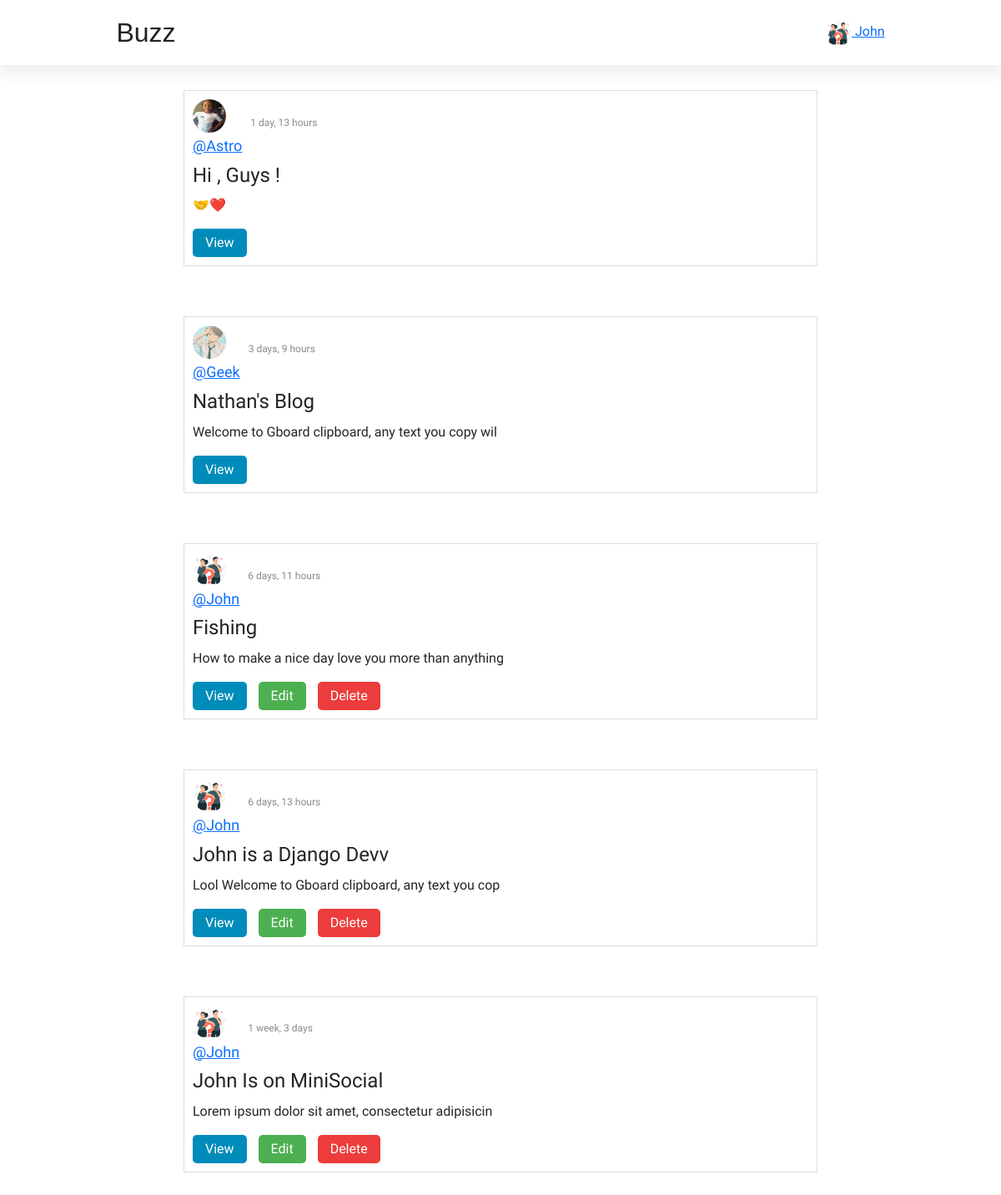
Screenshot of / (signed in) with the database file from the repository.
### base/models.py (models this page shows, shortened)
class Profile(models.Model):
  bio = models.CharField(max_length=40)
  owner = models.OneToOneField(User,on_delete= models.CASCADE)
  image = models.ImageField(default='default.jpg', upload_to='profile_pics')

class Post(models.Model):
  author = models.ForeignKey(User , on_delete=models.CASCADE)
  title = models.CharField(max_length=50)
  body = models.TextField()
  updated = models.DateTimeField(auto_now=True)
  created = models.DateTimeField(auto_now_add=True)
  class Meta:
    ordering = ['-created','-updated']
  def __str__(self):
    return self.body [:50]

### base/views.py (the view)
# urls.py: path("" , views.Home , name = "home"),
@login_required(login_url="login")
def Home(request):
  posts = Post.objects.all()
  title = "Home"
  return render (request, 'base/home.html',{'posts':posts ,'title':title})

### base/templates/base/home.html
{% extends 'main.html'%}
{% block content%}
 {% for post in posts %}
    <div class="posts-feed">
        <div class="post">
          <div class="post-header">
                <div class="author-info">
                    <img src="{{ post.author.profile.image.url }}" alt="Author Avatar" class="author-avatar">
                    <h2 class="author-name">
             <a href="{% url 'profile' post.author.username %}">@{{ post.author.username }}</a></h2>
                </div>
                <p class="post-time">{{post.created|timesince}}</p>
            </div>
            <h2 class="post-title"> {{ post.title }}</h2>
            <p class="post-body">{{ post }}</p>
            <div class="post-actions">
               <a href="{% url 'post' post.id %}"><button class="view-button">View</button></a>
             {% if request.user == post.author%}
             <a href="{% url 'update-post' post.id %}" ><button class="edit-button">Edit</button></a>
              <a  href ="{% url 'delete-post' post.id%}"><button class="delete-button">Delete</button></a>
              {% endif %}
            </div>
        </div>
    </div>
  {% endfor %}
{% endblock content %}

### templates/nav.html (shortened to what this page needs)
<header class="header">
        <div class="logo">Buzz</div>
        <nav class="desk-top-nav">
            <ul>
                <li><a href="{% url 'home' %}">Home</a></li>
                {% if request.user.is_authenticated %}
                <li><a href="{% url 'create-post'%}">Create</a></li>
                <li><a href="{% url 'profile' request.user.username %}">Profile</a></li>
                <li><a href="{% url 'logout'%}">Logout</a></li>
                {% else %}
                <li><a href="{% url 'login'%}">Login</a></li>
                {% endif %}
            </ul>
        </nav>
     {% if user.is_authenticated%}
        <div class="user-avatar" id="usr-image">
           <a href="{% url 'profile' request.user.id %}">
        <img src="{{ request.user.profile.image.url }}" alt="User Avatar"/>
        <span>{{ request.user.username }}</span></a>
        </div>
        {% endif %}
    </header>

### base/static/base/css/main.css (style rules this page uses)
* { margin: 0; padding: 0; box-sizing: border-box; font-family: "Proza Libre", sans-serif; }
body { position: relative; }
.header { background-color: #fff; display: flex; justify-content: space-around; align-items: center; padding: 15px 20px; width: 100%; z-index: 999; box-shadow: 0 5px 20px 4px rgba(0, 0, 0, 0.08); }
.logo { font-size: 2rem; color: #222; font-family: "TypoSlabserif-Light", sans-serif; }
.desk-top-nav ul { list-style: none; display: flex; gap: 20px; }
.desk-top-nav { margin: 0; display: block; }
.desk-top-nav a { text-decoration: none; color: #fff; font-size: 18px; }
.user-avatar img { width: 32px; height: 32px; border-radius: 50%; }
.posts-feed { max-width: 800px; margin: 0 auto; padding: 20px; }
.post { border: 1px solid #ddd; padding: 10px; margin: 10px 0; }
.post-header { display: flex; align-items: center; margin-bottom: 10px; }
.author-avatar { width: 40px; height: 40px; border-radius: 50%; object-fit: fill; margin-right: 10px; margin-bottom: 5px; }
.author-name { font-size: 18px; margin: 0; }
.post-title { font-size: 24px; margin: 0; }
.post-body { margin-top: 10px; }
.post-actions { margin-top: 10px; }
.view-button, .edit-button, .delete-button { padding: 5px 15px; margin-right: 10px; cursor: pointer; background-color: transparent; color: #333; border: none; transition: background-color 0.3s ease, color 0.3s ease; border-radius: 5px; }
.view-button { background-color: #008cba; color: #fff; }
.edit-button { background-color: #4caf50; color: #fff; }
.delete-button { background-color: #ed3c3c; color: #fff; }
.post-time { font-size: 12px; color: #888; margin-top: 5px; }
@media screen and (min-width: 769px) { .post-header { flex-direction: row; align-items: center; } }
@media screen and (min-width: 769px) { .author-info { margin-bottom: 0; } }
@media screen and (min-width: 769px) { .post-time { margin-left: 10px; } }

### rows the page displays
Post: author.profile.image (picture), author.username "Astro", created "1 day, 13 hours", title "Hi , Guys !", body "🤝❤️"
Post: author.profile.image (picture), author.username "Geek", created "3 days, 9 hours", title "Nathan's Blog", body "Welcome to Gboard clipboard, any text you copy wil"
Post: author.profile.image (picture), author.username "John", created "6 days, 11 hours", title "Fishing", body "How to make a nice day love you more than anything", shows "Edit"
Post: author.profile.image (picture), author.username "John", created "6 days, 13 hours", title "John is a Django Devv", body "Lool Welcome to Gboard clipboard, any text you cop", shows "Edit"
Post: author.profile.image (picture), author.username "John", created "1 week, 3 days", title "John Is on MiniSocial", body "Lorem ipsum dolor sit amet, consectetur adipisicin", shows "Edit"

### other values shown
{{ request.user.username }} "John"
